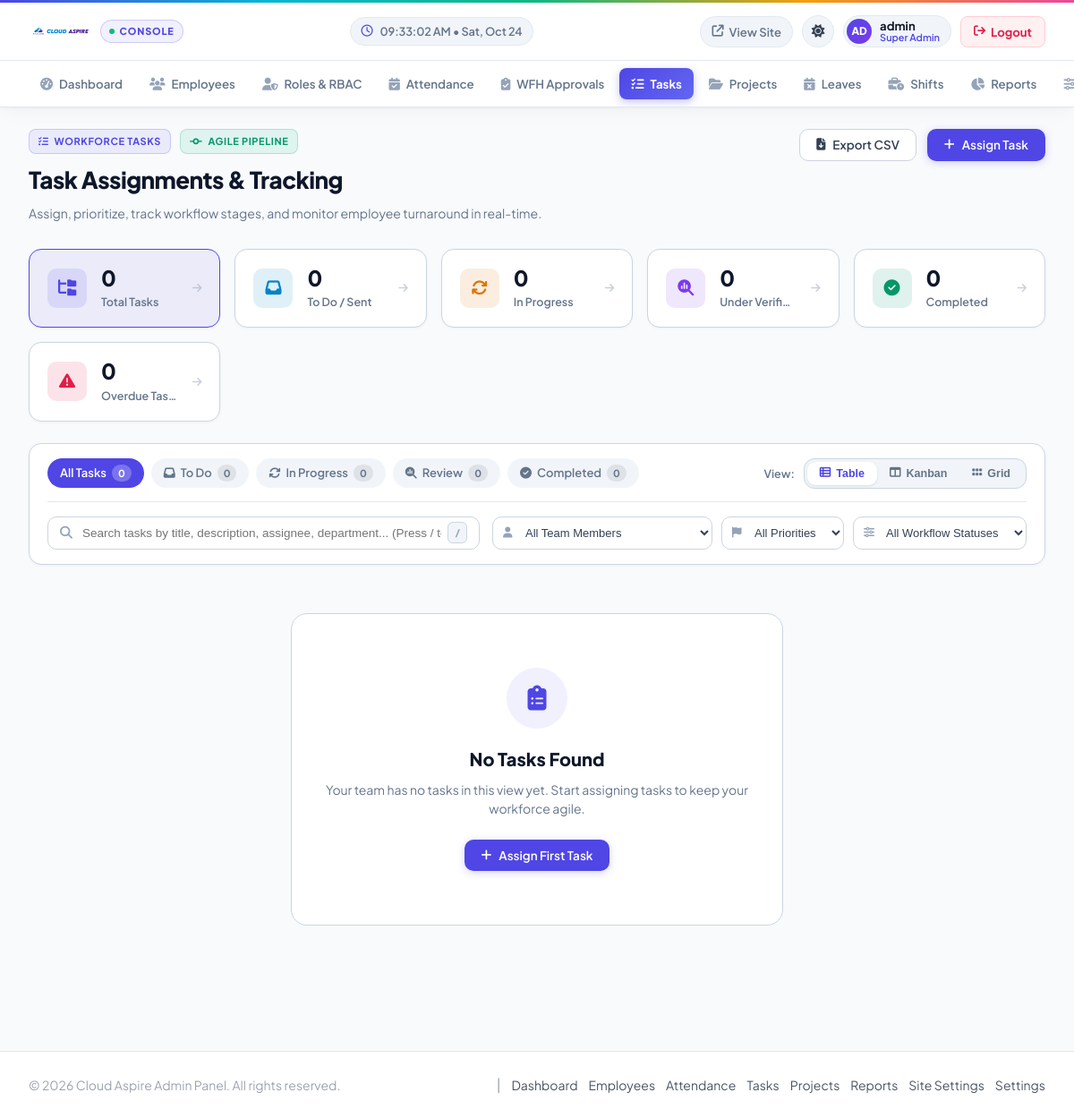
Page /admin/task.php (signed in) on the committed database.
### tables this page shows
CREATE TABLE `site_settings` (
  `id` int(11) NOT NULL AUTO_INCREMENT,
  `site_name` varchar(120) NOT NULL,
  `tagline` varchar(255) DEFAULT NULL,
  `brand_color` varchar(20) DEFAULT '#4f46e5',
  `support_email` varchar(255) DEFAULT NULL,
  `support_phone` varchar(50) DEFAULT NULL,
  `logo` varchar(255) DEFAULT NULL,
  `favicon` varchar(255) DEFAULT NULL,
  `smtp_host` varchar(255) DEFAULT NULL,
  `smtp_port` smallint(5) unsigned NOT NULL DEFAULT 587,
  `smtp_encryption` varchar(10) NOT NULL DEFAULT 'tls',
  `smtp_username` varchar(255) DEFAULT NULL,
  `smtp_password` text DEFAULT NULL,
  `smtp_from_email` varchar(255) DEFAULT NULL,
  `smtp_from_name` varchar(120) DEFAULT NULL,
  `is_active` tinyint(1) NOT NULL DEFAULT 1,
  `created_at` timestamp NOT NULL DEFAULT current_timestamp(),
  `updated_at` timestamp NOT NULL DEFAULT current_timestamp() ON UPDATE current_timestamp(),
  `office_name` varchar(150) NOT NULL DEFAULT 'Cloud Aspire Headquarters',
  `office_address` varchar(255) DEFAULT NULL,
  `office_latitude` decimal(10,8) DEFAULT 11.94160000,
  `office_longitude` decimal(11,8) DEFAULT 79.80830000,
  `office_radius_meters` int(11) NOT NULL DEFAULT 100,
  `location_attendance_enabled` tinyint(1) NOT NULL DEFAULT 1,
  `wfh_early_window_minutes` int(11) NOT NULL DEFAULT 15,
  `wfh_grace_period_minutes` int(11) NOT NULL DEFAULT 15,
  `wfh_late_threshold_minutes` int(11) NOT NULL DEFAULT 30,
  `wfh_auto_reschedule_allowed` tinyint(1) NOT NULL DEFAULT 0,
  PRIMARY KEY (`id`)
);

### admin/task.php (the view, shortened to what the rows shown need)
<?php
require_once '../app/Mailer.php';
?>
<?php include 'header.php'; ?>
<div class="task-management-wrapper">
    <div class="page-header">
        <div class="header-content">
            <h1 class="page-title">Task Assignments & Tracking</h1>
        </div>
    </div>
</div>
<?php include 'footer.php'; ?>

### admin/header.php (shortened to what the rows shown need)
<?php
$activeSiteSettings = null;
if (isset($pdo) && $pdo instanceof PDO) {
    try {
        $stmt = $pdo->query("SELECT site_name, logo, favicon FROM site_settings WHERE is_active = 1 ORDER BY updated_at DESC LIMIT 1");
        $activeSiteSettings = $stmt->fetch(PDO::FETCH_ASSOC);
    } catch (PDOException $e) {}
}
$adminBrandName    = !empty($activeSiteSettings['site_name']) ? $activeSiteSettings['site_name'] : 'Cloud Aspire';
$adminBrandLogo    = !empty($activeSiteSettings['logo']) ? '/assets/uploads/site/' . rawurlencode($activeSiteSettings['logo']) : null;
?>
<!DOCTYPE html>
<html lang="en">
<head>
    <link rel="stylesheet" href="https://cdnjs.cloudflare.com/ajax/libs/font-awesome/6.5.1/css/all.min.css">
    <link rel="stylesheet" href="/assets/css/theme.css">
</head>
<body>
    <header class="adm-header-wrapper">
        <div class="adm-navbar" role="navigation" aria-label="Admin Navigation">
            <a href="dashboard" class="adm-brand-area" title="<?php echo htmlspecialchars($adminBrandName); ?> Admin Dashboard">
                <?php if ($adminBrandLogo): ?>
                    <img src="<?php echo htmlspecialchars($adminBrandLogo); ?>" alt="<?php echo htmlspecialchars($adminBrandName); ?>" class="adm-brand-logo-img">
                <?php endif; ?>
                <span class="adm-badge-saas">
                    <span class="adm-pulse-dot"></span>
                    <span>Console</span>
                </span>
            </a>
        </div>
    </header>
    <main class="main-content">

### admin/footer.php (shortened to what the rows shown need)
</main>
<footer class="admin-footer">
<div class="footer-content">
<p class="footer-text">
&copy; <?php echo date('Y'); ?> <?php echo htmlspecialchars($adminBrandName ?? 'Cloud Aspire'); ?> Admin Panel. All rights reserved.
</p>
<div class="footer-links">
<span class="footer-divider">|</span>
<a href="dashboard">Dashboard</a>
<a href="employee">Employees</a>
<a href="attendance">Attendance</a>
<a href="task">Tasks</a>
<a href="project">Projects</a>
<a href="reports">Reports</a>
<a href="site_settings">Site Settings</a>
<a href="settings">Settings</a>
</div>
</div>
</footer>
</body>
</html>

### rows in the picture
site_settings: logo (picture), site_name "Cloud Aspire"

### other values in the picture
$adminInitials "AD"
$adminUsername "admin"
$navItem['label'] "Dashboard"
$navItem['label'] "Employees"
$navItem['label'] "Roles & RBAC"
$navItem['label'] "Attendance"
$navItem['label'] "WFH Approvals"
$navItem['label'] "Tasks"
$navItem['label'] "Projects"
$navItem['label'] "Leaves"
$navItem['label'] "Shifts"
$navItem['label'] "Reports"
$stats['total'] "0"
$stats['sent'] "0"
$stats['in_progress'] "0"
